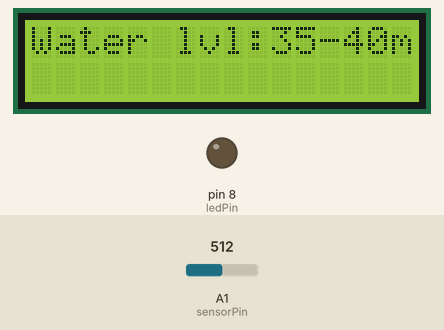
Simulated run of this sketch. Board: Arduino Uno, built with avr-gcc and run on an emulated ATmega328P. On the bench: 16×2 character LCD, output pins drawn as LEDs (lit = HIGH). Dashed ring = blinking. The test bench sets the inputs (shaded band); at power-on: A1 (sensorPin) = 512. What the sketch prints to the serial monitor is not drawn.

Above: at 1.2 s.
1.3 s: A1 (sensorPin) set to 237
At 2.8 s:
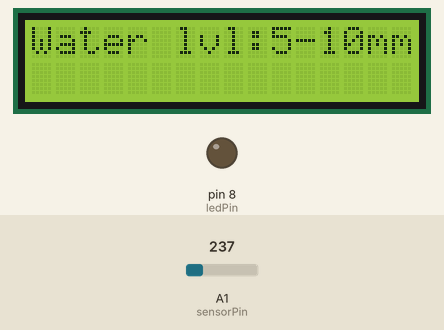
5.4 s: A1 (sensorPin) set to 208
At 6.7 s:
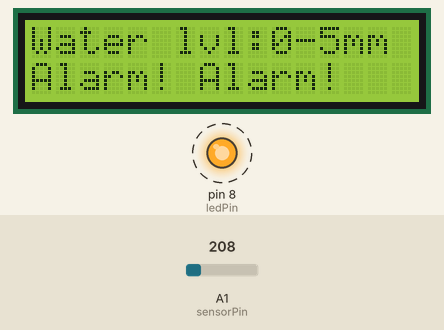
9.5 s: A1 (sensorPin) set to 2
11.8 s: A1 (sensorPin) set to 0
At 12.7 s:
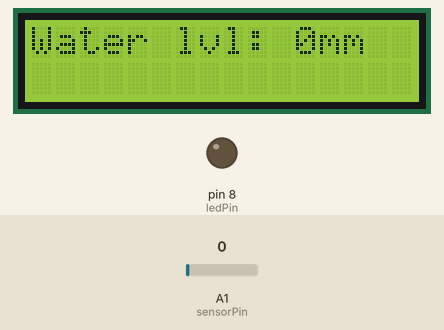
14.8 s: A1 (sensorPin) set to 122
At 16.1 s:
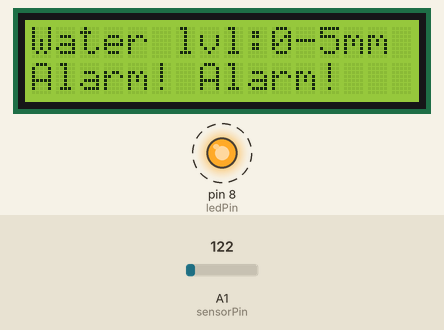
18.9 s: A1 (sensorPin) set to 233
At 20.3 s:
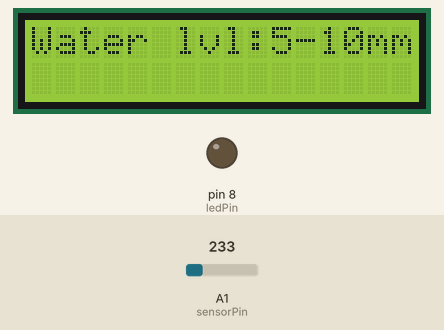
Timing chart, 0 to 21.9 s (numbered marks = the images above; inputs shaded):
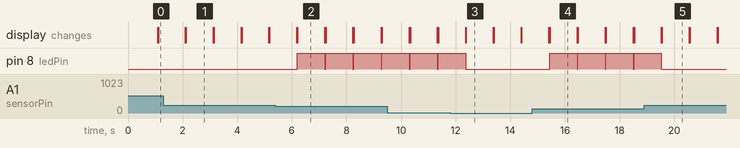

Measured:
- the behaviour switches between 224 and 223 on A1 (sensorPin) (found by bisection; images 1 and 2)
- the behaviour switches between 1 and 0 on A1 (sensorPin) (found by bisection; images 2 and 3)
- after the input at 1.3 s, the display: first differs from a run without the input after 0.82 s (image 1)
- after the input at 5.4 s, pin 8 (ledPin): alternates HIGH for 1.0 s and LOW for 0.03 s, starting after 0.81 s; the display: first differs from a run without the input after 0.81 s (image 2)
- after the input at 11.8 s, pin 8 (ledPin): goes on until 12.4 s, then stays LOW; the display: first differs from a run without the input after 0.58 s (image 3)
- after the input at 14.8 s, pin 8 (ledPin): alternates HIGH for 1.0 s and LOW for 0.03 s, starting after 0.64 s; the display: first differs from a run without the input after 0.64 s (image 4)
- after the input at 18.9 s, pin 8 (ledPin): goes on until 19.5 s, then stays LOW; the display: first differs from a run without the input after 0.65 s (image 5)

The sketch:

Water_level.ino
```cpp
// include libraries
#include <Wire.h>
#include <LCD.h>
#include <LiquidCrystal_I2C.h>
/********************************/
int sensorPin = A1;  // select the input pin (must be analog) for the water level sensor module
int ledPin = 8;      // select the pin for the LED
int sensorValue = 0; // variable to store the value coming from the sensor
LiquidCrystal_I2C lcd(0x27, 2, 1, 0, 4, 5, 6, 7, 3, POSITIVE);// initialise the LCD
/********************************/
void setup() {
  Serial.begin(9600); // initialize serial communications at 9600 bps
  pinMode(ledPin, OUTPUT);  // declare the ledPin as an OUTPUT
  lcd.begin (16, 2);    // define the LCD as 16 column by 2 rows
  lcd.setBacklightPin(3, POSITIVE);
  lcd.setBacklight(HIGH); // switch on the backlight
}

void loop() {

  sensorValue = analogRead(sensorPin); // read the value from the sensor

  if (sensorValue <= 0) {
    lcd.setCursor(0, 0);
    lcd.print("Water lvl: 0mm");
    Serial.println("Water level: 0mm - Empty!");
  }
  else if (sensorValue > 0 && sensorValue <= 223) {
    lcd.setCursor(0, 0);
    lcd.print("Water lvl:0-5mm");
    lcd.setCursor(0, 1);
    lcd.print("Alarm! Alarm!");
    Serial.println("Water lvl:0-5mm");
    digitalWrite(ledPin, HIGH);  // turn the ledPin on
  }
  else if (sensorValue > 223 && sensorValue <= 251) {
    lcd.setCursor(0, 0);
    lcd.print("Water lvl:5-10mm");
    Serial.println("Water lvl: 5-10mm");
  }
  else if (sensorValue > 251 && sensorValue <= 277) {
    lcd.setCursor(0, 0);
    lcd.print("Water lvl:10-15mm");
    Serial.println("Water lvl: 10-15mm");
  }
  else if (sensorValue > 277 && sensorValue <= 294) {
    lcd.setCursor(0, 0);
    lcd.print("Water lvl:15-20mm");
    Serial.println("Water lvl: 15-20mm");
  }
  else if (sensorValue > 294 && sensorValue <= 311) {
    lcd.setCursor(0, 0);
    lcd.print("Water lvl:20-25mm");
    Serial.println("Water lvl: 20-25mm");
  }
  else if (sensorValue > 311 && sensorValue <= 314) {
    lcd.setCursor(0, 0);
    lcd.print("Water lvl:25-30mm");
    Serial.println("Water lvl: 25-30mm");
  }
  else if (sensorValue > 314 && sensorValue <= 323) {
    lcd.setCursor(0, 0);
    lcd.print("Water lvl:30-35mm");
    Serial.println("Water lvl: 30-35mm");
  }
  else if (sensorValue > 323) {
    lcd.setCursor(0, 0);
    lcd.print("Water lvl:35-40mm");
    Serial.println("Water lvl: 35-40mm");
  }
  delay(1000); // delay 1 second
  lcd.clear(); // clear LCD screen
  digitalWrite(ledPin, LOW);
  // turn the ledPin off - reset
  // the system when sensor out of the water and dry

}
```
